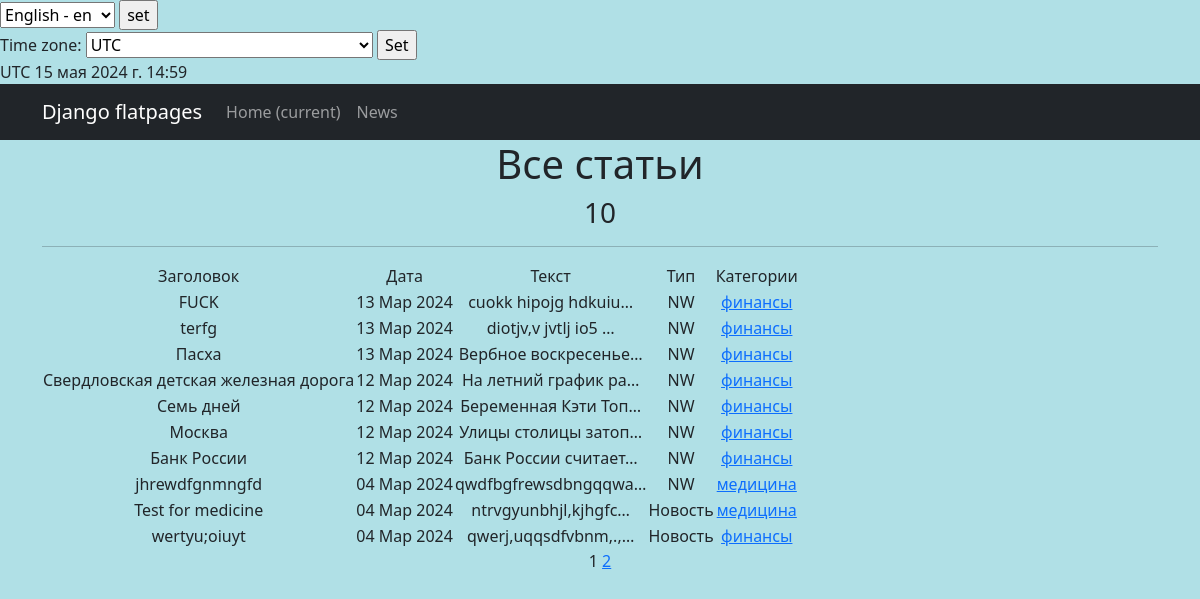
Before: /news/ with the older database file.
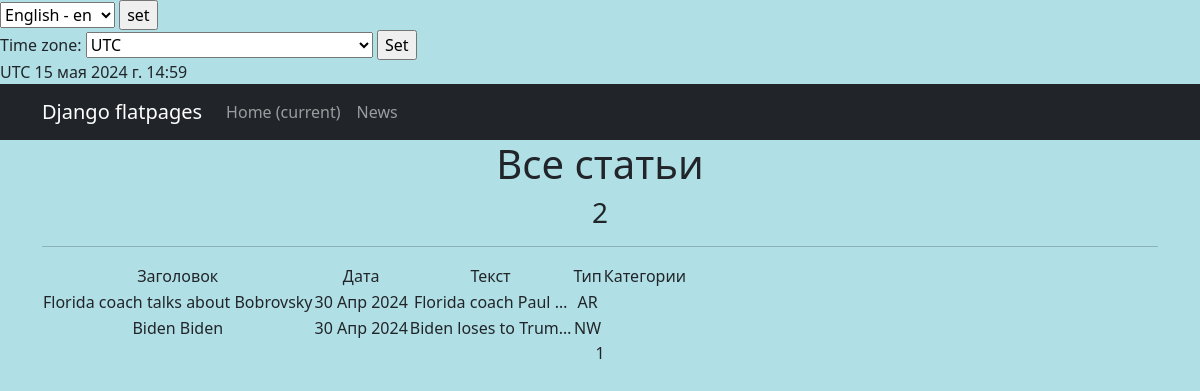
After: the same page with the newer database file.
### news/models.py (models this page shows, shortened)
class Post(models.Model):
    NEWS = 'NW'
    ARTICLE = "AR"
    POSITIONS = [
        (NEWS, 'Новость'),
        (ARTICLE, 'Статья')
    ]
    author = models.ForeignKey(Author, help_text=_('автор'), on_delete=models.CASCADE)
    type = models.CharField(max_length=20, help_text=_('тип'),choices=POSITIONS, default=NEWS)
    time_in = models.DateTimeField(auto_now_add=True)
    category = models.ManyToManyField(Category, verbose_name=gettext_lazy('категория: может быть любой'),through='PostCategory')
    title = models.CharField(
        max_length=255,
        help_text=_('заголовок'),
        unique=True,
    )
    text = models.TextField(help_text=_('текст'),)
    rating = models.IntegerField(help_text=_('рейтинг'), default=0)

class Category(models.Model):
    name = models.CharField(max_length=255, help_text=_('имя категории'), unique=True)
    subscribers = models.ManyToManyField(User, blank=True,null=True, related_name='categories')
    def __str__(self):
        return self.name

### news/views.py (the view, shortened to what this page needs)
# urls.py: path('', PostsList.as_view(), name = 'posts'),
class PostsList(ListView):
    queryset = Post.objects.order_by('-time_in')
    template_name = 'posts.html'
    context_object_name = 'posts'
    paginate_by = 10
    def get_context_data(self, **kwargs):
        context = super().get_context_data(**kwargs)
        context['current_time'] = timezone.localtime(timezone.now())
        context['timezones'] = pytz.common_timezones
        return context

### news/templatetags/custom_filters.py (called while the page is built)
@register.filter()
def censor(value):
    new_text = value.replace('редиска', 'р******')
    new_text = new_text.replace('скуф', 'ск**')
    return new_text

### news/templatetags/custom_tags.py (called while the page is built)
@register.simple_tag(takes_context=True)
def url_replace(context, **kwargs):
   d = context['request'].GET.copy()
   for k, v in kwargs.items():
       d[k] = v
   return d.urlencode()

### templates/posts.html (shortened to what this page needs)
{% extends 'flatpages/default.html' %}
{% load custom_filters %}
{% load custom_tags %}
{% load i18n %}
{% block content %}
    <h1>{% trans "Все статьи" %}</h1>
    <h3> {{ posts|length }} </h3>
    <hr>
   {% if posts %}
       <table>
           <tr>
               <td>{% trans "Заголовок" %}</td>
               <td>{% trans "Дата" %}</td>
               <td>{% trans "Текст" %}</td>
               <td>{% trans "Тип" %}</td>
               <td>{% trans "Категории" %}</td>
           </tr>
           {% for post in posts %}
           <tr>
               <td>{{ post.title|censor }}</td>
               <td>{{ post.time_in|date:'d M Y' }}</td>
               <td>{{ post.text|truncatechars:20|censor }}</td>
               <td>{{ post.type }}</td>
               <td>
                   {% for category in post.category.all %}
                       <a href="{% url 'category_list' category.id %}"> {{category}}</a>
                   {% endfor %}
               </td>
           </tr>
           {% endfor %}
       </table>
   {% endif %}
   {{ page_obj.number }}
   {% if page_obj.has_next %}
       <a href="?{% url_replace page=page_obj.next_page_number %}">{{ page_obj.next_page_number }}</a>
   {% endif %}
{% endblock content %}

Changed rows visible on the page:
removed Post: title|censor "FUCK", time_in "13 Мар 2024", text|censor "cuokk hipojg hdkuiu…", type "NW"
removed Category: name "финансы"
removed Post: title|censor "terfg", time_in "13 Мар 2024", text|censor "diotjv,v jvtlj io5 …", type "NW"
removed Post: title|censor "Пасха", time_in "13 Мар 2024", text|censor "Вербное воскресенье…", type "NW"
removed Post: title|censor "Свердловская детская железная дорога", time_in "12 Мар 2024", text|censor "На летний график ра…", type "NW"
removed Post: title|censor "Семь дней", time_in "12 Мар 2024", text|censor "Беременная Кэти Топ…", type "NW"
removed Post: title|censor "Москва", time_in "12 Мар 2024", text|censor "Улицы столицы затоп…", type "NW"
removed Post: title|censor "Банк России", time_in "12 Мар 2024", text|censor "Банк России считает…", type "NW"
removed Post: title|censor "jhrewdfgnmngfd", time_in "04 Мар 2024", text|censor "qwdfbgfrewsdbngqqwa…", type "NW"
removed Category: name "медицина"
removed Post: title|censor "Test for medicine", time_in "04 Мар 2024", text|censor "ntrvgyunbhjl,kjhgfc…", type "Новость"
removed Post: title|censor "wertyu;oiuyt", time_in "04 Мар 2024", text|censor "qwerj,uqqsdfvbnm,.,…", type "Новость"
now on this page (row edited): Post: title|censor "Florida coach talks about Bobrovsky", time_in "30 Апр 2024", text|censor "Florida coach Paul …", type "AR"
now on this page (row edited): Post: title|censor "Biden Biden", time_in "30 Апр 2024", text|censor "Biden loses to Trum…", type "NW"
Other visible differences:
{{ posts|length }}: "10" → "2"
{{ page_obj.next_page_number }}: "2" → (not shown)
